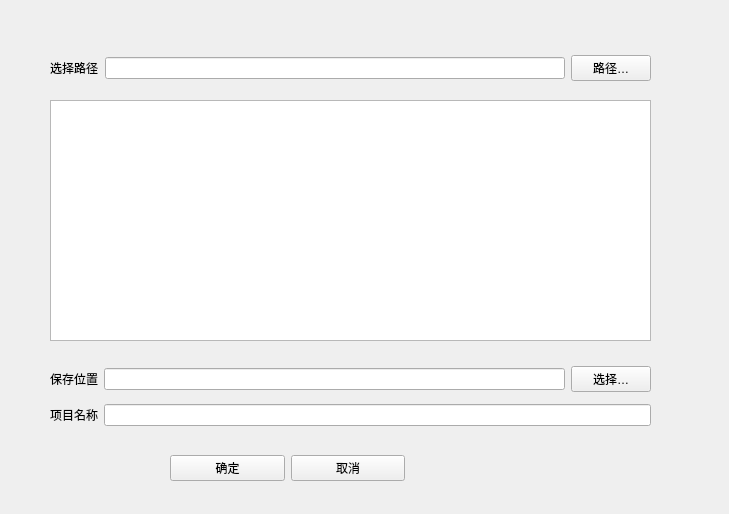
<?xml version="1.0" encoding="UTF-8"?>
<ui version="4.0">
 <class>NewFrom</class>
 <widget class="QWidget" name="NewFrom">
  <property name="geometry">
   <rect>
    <x>0</x>
    <y>0</y>
    <width>729</width>
    <height>514</height>
   </rect>
  </property>
  <property name="windowTitle">
   <string>新建</string>
  </property>
  <widget class="QGraphicsView" name="graphicsView">
   <property name="geometry">
    <rect>
     <x>50</x>
     <y>100</y>
     <width>601</width>
     <height>241</height>
    </rect>
   </property>
   <property name="dragMode">
    <enum>QGraphicsView::NoDrag</enum>
   </property>
  </widget>
  <widget class="QWidget" name="layoutWidget">
   <property name="geometry">
    <rect>
     <x>170</x>
     <y>450</y>
     <width>235</width>
     <height>36</height>
    </rect>
   </property>
   <layout class="QHBoxLayout" name="horizontalLayout_3">
    <item>
     <widget class="QPushButton" name="pushButton">
      <property name="text">
       <string>确定</string>
      </property>
     </widget>
    </item>
    <item>
     <widget class="QPushButton" name="pushButton_2">
      <property name="text">
       <string>取消</string>
      </property>
     </widget>
    </item>
   </layout>
  </widget>
  <widget class="QWidget" name="">
   <property name="geometry">
    <rect>
     <x>50</x>
     <y>50</y>
     <width>601</width>
     <height>36</height>
    </rect>
   </property>
   <layout class="QHBoxLayout" name="horizontalLayout_4">
    <item>
     <widget class="QLabel" name="label">
      <property name="text">
       <string>选择路径</string>
      </property>
     </widget>
    </item>
    <item>
     <widget class="QLineEdit" name="select"/>
    </item>
    <item>
     <widget class="QPushButton" name="OpenImageBtn">
      <property name="text">
       <string>路径…</string>
      </property>
     </widget>
    </item>
   </layout>
  </widget>
  <widget class="QWidget" name="">
   <property name="geometry">
    <rect>
     <x>50</x>
     <y>360</y>
     <width>601</width>
     <height>74</height>
    </rect>
   </property>
   <layout class="QVBoxLayout" name="verticalLayout">
    <item>
     <layout class="QHBoxLayout" name="horizontalLayout_2">
      <item>
       <widget class="QLabel" name="label_2">
        <property name="text">
         <string>保存位置</string>
        </property>
       </widget>
      </item>
      <item>
       <widget class="QLineEdit" name="savePos"/>
      </item>
      <item>
       <widget class="QPushButton" name="pushButton_3">
        <property name="text">
         <string>选择…</string>
        </property>
       </widget>
      </item>
     </layout>
    </item>
    <item>
     <layout class="QHBoxLayout" name="horizontalLayout">
      <item>
       <widget class="QLabel" name="label_3">
        <property name="text">
         <string>项目名称</string>
        </property>
       </widget>
      </item>
      <item>
       <widget class="QLineEdit" name="lineEdit_2"/>
      </item>
     </layout>
    </item>
   </layout>
  </widget>
  <zorder>graphicsView</zorder>
  <zorder>layoutWidget</zorder>
  <zorder>layoutWidget</zorder>
  <zorder>label_3</zorder>
  <zorder>lineEdit_2</zorder>
  <zorder>label</zorder>
 </widget>
 <resources/>
 <connections/>
</ui>
